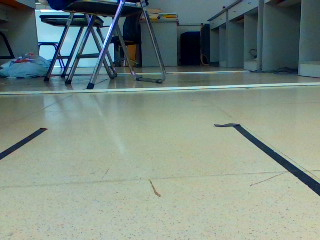
#> input picture test/test_image/test23.jpg, 320 x 240 px
$ python visualize_test.py
#> lines starting #> are read from the running program, lines starting #| are printed output that depends on the picture; after the words box and inside, x2 and y2 are one past the last pixel; in counts of white or black regions, pixels touching at a corner belong together
#> further down, img is the input picture: shape (240, 320, 3); mean B, G, R 131.8, 139.6, 123.7
### road_recognition.py
__auther__ = 'chenyiqun'

import cv2
import numpy as np
import matplotlib.pyplot as plt
from scipy.optimize import leastsq

class RoadRecognition(object):

    def __init__(self):
        self.filterSize = 5 #滤波核大小
        self.cannyMin = 100 #Canny边缘提取设置最小值
        self.cannyMax = 100 #Canny边缘提取设置最大值
        self.__leftFlag = False #是否识别到左侧车道
        self.__rightFlag = False #是否识别到右侧车道
        self.__horizontalValue = 0.2
        self.__adaptableValue = 0.2
        self.__cropsize = 100

    def __func(self, p, x):
        '''
        最小二乘法拟合直线
        需要拟合的函数func :指定函数的形状
        '''
        k, b = p
        return k*x+b

    def __error(self, p, x, y):
        '''
        偏差函数：x,y都是列表:这里的x,y更上面的Xi,Yi中是一一对应的
        '''
        return self.__func(p, x) - y

    # [51 lines left out: functions imageProcess, lineOptimize, not called in this run]


    def LSM(self, lines):
        '''
        最小二乘法拟合
            对直线参数用最小二乘法进行拟合，得到左右车道两条线条的斜率和截距
        参数：
            lines: 车道识别后的直线参数
        返回值：
            k1, b1, k2, b2: 两条线条的斜率和截距
        '''
        self.__leftFlag = False #标志位初始化为False
        self.__rightFlag = False

        left_line = np.empty([2, 0])  # 存放左边车道的数据
        right_line = np.empty([2, 0])  # 存放右边车道的数据

        for x1, y1, x2, y2 in lines:
            # 依据斜率分为左右车道
            # 左边车道
            if (x1 - x2 < 0 and y1 - y2 < 0) or (x2 - x1 < 0 and y2 - y1 < 0):
                self.__leftFlag = True
                left_line = np.append(left_line, [[x1, x2], [y1, y2]], axis=1)
            # 右边车道
            else:
                self.__rightFlag = True
                right_line = np.append(right_line, [[x1, x2], [y1, y2]], axis=1)

        #print('left-line shape:', left_line.shape)
        #print('right-line shape:', right_line.shape)

        # k,b的初始值，可以任意设定,经过几次试验，发现p的值会影响cost的值：Para[1]
        p = [1, 20]

        # 把error函数中除了p0以外的参数打包到args中(使用要求)
        if self.__leftFlag:
            Para1 = leastsq(self.__error, p, args=(left_line[0, :], left_line[1, :]))
        if self.__rightFlag:
            Para2 = leastsq(self.__error, p, args=(right_line[0, :], right_line[1, :]))

        #识别后的两条直线的斜率和截距
        k1 = b1 = k2 = b2 = 0
        if self.__leftFlag:
            k1, b1 = Para1[0]
        if self.__rightFlag:
            k2, b2 = Para2[0]
        return k1, b1, k2, b2

    # [56 lines left out: functions turnPredite, recognize, visualize, not called in this run]

    def testOneImage(self, img):
        '''
        对一张图像进行车道识别,并对结果进行可视化
        参数：
            img: 图像数据
        '''
        img = cv2.resize(img, (320, 240))

        cropImg = img[self.__cropsize:]  # 图片裁剪
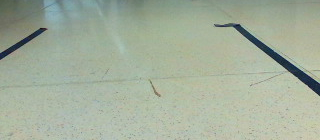
#> cropImg: shape (140, 320, 3); mean B, G, R 155.9, 174.5, 163.3
        grayImg = cv2.cvtColor(cropImg, cv2.COLOR_BGR2GRAY)  # 灰度化
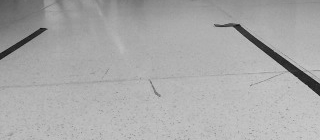
#> grayImg: shape (140, 320); min 19, max 205, mean 169
        cv2.imshow('gray image', grayImg)
        #medianImg = cv2.medianBlur(grayImg, self.filterSize)  # 中值模糊
        medianImg = cv2.GaussianBlur(grayImg, (5, 5), 0)
        cv2.imshow('medianImg', medianImg)
        cannyMedianImg = cv2.Canny(medianImg, self.cannyMin, self.cannyMax)  # Canny边缘检测
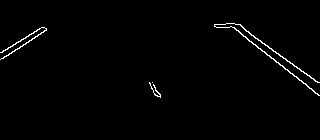
#> cannyMedianImg: shape (140, 320); 1.2% white in thin lines or dots, all inside (x1, y1, x2, y2) = (0, 23, 320, 98)
        cv2.imshow('Canny', cannyMedianImg)
        line_img = np.zeros([240, 320, 3])

        lines = cv2.HoughLinesP(cannyMedianImg, 1, np.pi / 180, 30, minLineLength=5, maxLineGap=10)  # 霍夫变换道路检测
#> lines = [[228, 23, 317, 93], [236, 24, 315, 81], [1, 52, 43, 27], [8, 55, 46, 30], [243, 36, 318, 95], [267, 45, 317, 82]]
        lines = lines[:, 0, :]

        print('line amount:', lines.shape[0])
#| line amount: 6
        #lines = self.lineOptimize(lines)

        if lines is not None:  # 如果检测到车道
            for x1, y1, x2, y2 in lines:
                y1 += self.__cropsize
                y2 += self.__cropsize
                cv2.line(line_img, (x1, y1), (x2, y2), (255, 0, 0), 1)
#> this loop made 6 passes
#> (x1, y1, x2, y2) on passes 1 to 6: (228, 123, 317, 193), (236, 124, 315, 181), (1, 152, 43, 127), (8, 155, 46, 130), (243, 136, 318, 195), (267, 145, 317, 182)
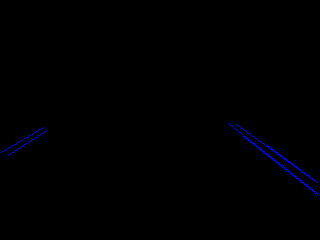
#> line_img: shape (240, 320, 3) float64; mean of channels 0, 1, 2 1.2, 0, 0; drawn as B, G, R

            k1, b1, k2, b2 = self.LSM(lines)  # 最小二乘法拟合
#> the loop in LSM, `for x1, y1, x2, y2 in lines:` made 6 passes
#> (x1, y1, x2, y2, left_line) on passes 1, 2, 5: (228, 23, 317, 93, [[228, 317], [23, 93]]), (236, 24, 315, 81, [[228, 317, 236, 315], [23, 93, 24, 81]]), (243, 36, 318, 95, [[228, 317, 236, 315, 243, 318], [23, 93, 24, 81, 36, 95]])
#> (x1, y1, x2, y2, right_line) on passes 3 to 4: (1, 52, 43, 27, [[1, 43], [52, 27]]), (8, 55, 46, 30, [[1, 43, 8, 46], [52, 27, 55, 30]])
#> in LSM, `Para1 = leastsq(self.__error, p, args=(left_line[0, :], left_line[1, :..`: Para1 = ([0.75, -150.3], 3)
#> in LSM, `Para2 = leastsq(self.__error, p, args=(right_line[0, :], right_line[1,..`: Para2 = ([-0.605, 55.81], 3)
#> in LSM, `k1, b1 = Para1[0]`: k1 = 0.75; b1 = -150.3
#> in LSM, `k2, b2 = Para2[0]`: k2 = -0.605; b2 = 55.81
#> k1 = 0.75; b1 = -150.3; k2 = -0.605; b2 = 55.81
            if k1 != 0 or b1 != 0:
                b1 += self.__cropsize
#> b1 = -50.28
                cv2.line(img, (0, int(b1)), (320, int(k1 * 320 + b1)), (255, 0, 0), 2)

            if k2 != 0 or b2 != 0:
                b2 += self.__cropsize
#> b2 = 155.8
                cv2.line(img, (0, int(b2)), (320, int(k2 * 320 + b2)), (0, 0, 255), 2)
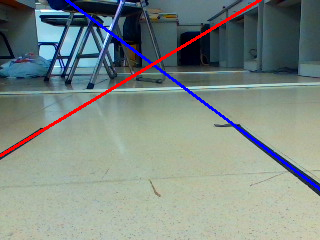
#> img: shape (240, 320, 3); mean B, G, R 132.7, 137.6, 125.2


        cv2.imshow('LSM', img)
        cv2.imshow('Hough', line_img)

        cv2.waitKey(0)
        cv2.destroyAllWindows()

### test/visualize_test.py
import cv2
import sys
sys.path.append('/home/pi/autopilot/')
from road_recognition import RoadRecognition

RR = RoadRecognition()
img = cv2.imread('test_image/test23.jpg') #9 18 19 22 23
RR.testOneImage(img)
